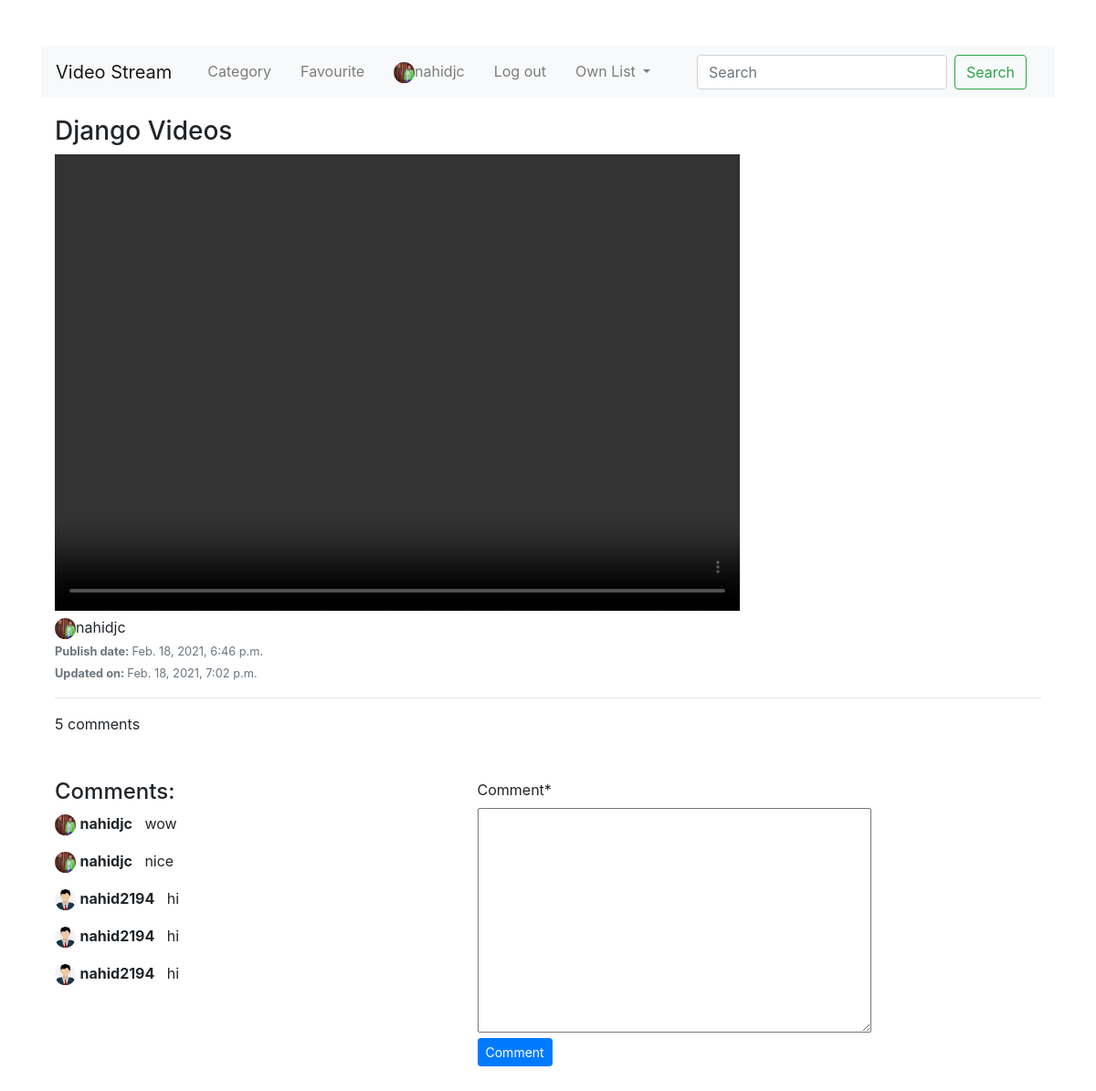
The app's page /stream/details-video/django-videos-5329e534-4ebd-4944-861b-6dffdb1057b2/ (signed in) with its own data.
### Login_App/models.py (models this page shows, shortened)
class Profile(models.Model):
    user = models.OneToOneField(
        User, on_delete=models.CASCADE, related_name='profile')
    profile_picture = models.ImageField(
        upload_to='profile_picture', blank=True)
    about = models.CharField(max_length=250, blank=True)
    fullname = models.CharField(max_length=255, blank=True)
    website = models.URLField(blank=True)

### Stream_App/models.py (models this page shows, shortened)
class Video(models.Model):
    user = models.ForeignKey(
        User, on_delete=models.CASCADE, related_name='post_user')
    video_title = models.CharField(max_length=250, verbose_name='Put a Title')
    slug = models.SlugField(max_length=250, unique=True)
    video_content = models.FileField(
        verbose_name='Upload Video', upload_to='videos')
    thumbnail = models.ImageField(
        verbose_name='Add to Thumbnail', upload_to='thumbnails', blank=True)
    publish_date = models.DateTimeField(auto_now_add=True)
    update_date = models.DateTimeField(auto_now=True)
    class Meta:
        ordering = ['-publish_date']

class Comment(models.Model):
    video = models.ForeignKey(
        Video, on_delete=models.CASCADE, related_name='video_comment')
    user = models.ForeignKey(
        User, on_delete=models.CASCADE, related_name='comment_user')
    comment = models.TextField()
    comment_date = models.DateTimeField(auto_now_add=True)
    class Meta:
        ordering = ['-comment_date']
    def __str__(self):
        return self.comment

### Stream_App/views.py (the view, shortened to what this page needs)
@login_required
def details_videos(request, slug):
    video = Video.objects.get(slug=slug)
    comment_form = CommentForm()
    return render(request, 'Stream_App/video_details.html', context={'video': video, 'form': comment_form})

### Stream_App/forms.py
class CommentForm(forms.ModelForm):
    class Meta:
        model = Comment
        fields = ['comment']

### templates/Stream_App/video_details.html (shortened to what this page needs)
{% extends 'base.html'%}
{% load crispy_forms_tags %}
{% block body_block %}
{% include "navbar.html" %}
<div class="container">
    <div class="video-details">
        <h3>{{video.video_title}}</h3>
        <video autoplay loop controls muted width="750px" height="500px">
            <source src="/media/{{video.video_content}}" type="video/mp4" />
        </video> <br>
        <img src="/media/{{video.user.profile.profile_picture}}" alt="" width="23px" height="23px"
            class="rounded-circle">{{video.user.username}} <br>
        <small class="text-muted"><strong>Publish date: </strong>{{video.publish_date}}</small><br>
        <small class="text-muted"><strong>Updated on: </strong>{{video.update_date}}</small>
    </div>
    <hr>
    {{video.video_comment.count}} comments
    <div class="comments">
        <div class="row">
            <div class="col-sm-5 py-5">
                <h4>Comments:</h4>
                {% for comment in video.video_comment.all %}
                <p>
                    {% if comment.user.profile.profile_picture %}
                    <img src="/media/{{comment.user.profile.profile_picture}}" alt="" width="23px" height="23px"
                        class="rounded-circle">
                    {% else %}
                    <img src="/static/images/avatar.jpg" width="23px" height="23px" class="rounded-circle"
                        alt="default">
                    {% endif %}
                    <strong>{{comment.user.username}}</strong> &nbsp; {{comment}}
                </p>
                {% endfor %}
            </div>
            <div class="col-sm-7 py-5">
                <form action="" method="POST">
                    {{form|crispy}}
                    <button type="submit" class="btn btn-primary btn-sm">Comment</button>
                </form>
            </div>
        </div>
    </div>
</div>
{% endblock %}

### templates/navbar.html (shortened to what this page needs)
<!DOCTYPE html>
{% load static %}
<head>
    <link rel="stylesheet" href="https://stackpath.bootstrapcdn.com/bootstrap/4.5.2/css/bootstrap.min.css"
>
    <link rel="stylesheet" href="https://cdnjs.cloudflare.com/ajax/libs/font-awesome/4.7.0/css/font-awesome.min.css">
    <link rel="stylesheet" href="{% static 'css/mystyle.css' %}">
</head>
<body>
    <nav class="navbar navbar-expand-lg navbar-light bg-light">
        <a class="navbar-brand" href="{% url 'home' %}">Video Stream</a>
        <div class="collapse container navbar-collapse" id="navbarSupportedContent">
            <ul class="navbar-nav mr-auto">
                <li class="nav-item pr-3">
                    <a class="nav-link" href="#">Category</a>
                </li>
                <li class="nav-item pr-3">
                    <a class="nav-link" href="#">Favourite</a>
                </li>
                {% if user.is_authenticated %}
                <li class="nav-item pr-3">
                    {% if user.profile.profile_picture %}
                    <a class="nav-link" href="{% url 'Login_App:profile' %}"><img
                            src="/media/{{user.profile.profile_picture}}" alt="" width="23px" height="23px"
                            class="rounded-circle">{{user.username}}</a>
                    {% else %}
                    <a class="nav-link" href="{% url 'Login_App:profile' %}"><img src="/static/images/avatar.jpg"
                            width="23px" height="23px" class="rounded-circle" alt="default">{{user.username}}</a>
                    {% endif %}
                </li>
                <li class="nav-item pr-3">
                    <a class="nav-link" href="{% url 'Login_App:logout' %}">Log out</a>
                </li>
                {% endif %}
                <li class="nav-item dropdown pr-3">
                    <a class="nav-link dropdown-toggle" href="#" id="navbarDropdown" role="button"
                        data-toggle="dropdown" aria-haspopup="true" aria-expanded="false">
                        Own List
                    </a>
                </li>
            </ul>
            <form class="form-inline my-2 my-lg-0" method="GET">
                <input class="form-control mr-sm-2" type="search" placeholder="Search" aria-label="Search"
                    name="search">
                <button class="btn btn-outline-success my-2 my-sm-0" type="submit">Search</button>
            </form>
        </div>
    </nav>
    <div class="container" style='padding-top:20px'>
    </div>
</body>
</html>

### records on screen
Video: video_title "Django Videos", user.profile.profile_picture (picture), user.username "nahidjc", publish_date "Feb. 18, 2021, 6:46 p.m.", update_date "Feb. 18, 2021, 7:02 p.m.", video_comment.count "5"
Comment: user.profile.profile_picture (picture), user.username "nahidjc", comment "wow"
Comment: user.profile.profile_picture (picture), user.username "nahidjc", comment "nice"
Comment: user.username "nahid2194", comment "hi"
Comment: user.username "nahid2194", comment "hi"
Comment: user.username "nahid2194", comment "hi"

### other values on screen
{{ user.username }} "nahidjc"
